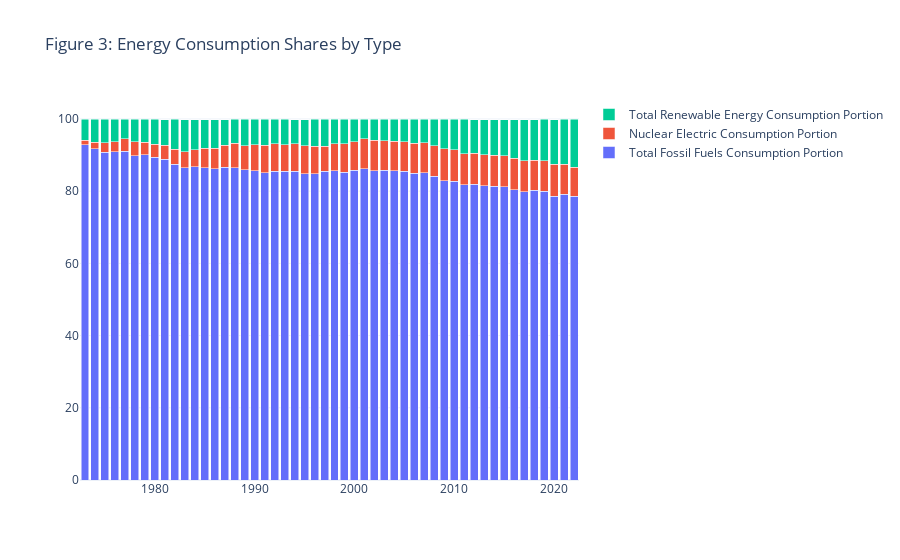

Source (notebook cell):
### Code cell
fig_con_portion = go.Figure()
fig_con_portion.add_trace(go.Bar(x=con_type_portion_year.index, y=con_type_portion_year['Total Fossil Fuels Consumption Portion '], name='Total Fossil Fuels Consumption Portion'))
fig_con_portion.add_trace(go.Bar(x=con_type_portion_year.index, y=con_type_portion_year['Nuclear Electric Consumption Portion '], name='Nuclear Electric Consumption Portion'))
fig_con_portion.add_trace(go.Bar(x=con_type_portion_year.index, y=con_type_portion_year['Total Renewable Energy Consumption Portion '], name='Total Renewable Energy Consumption Portion'))
fig_con_portion.update_layout(title='Figure 3: Energy Consumption Shares by Type', template='plotly_white', barmode='stack')
fig_con_portion.show()
